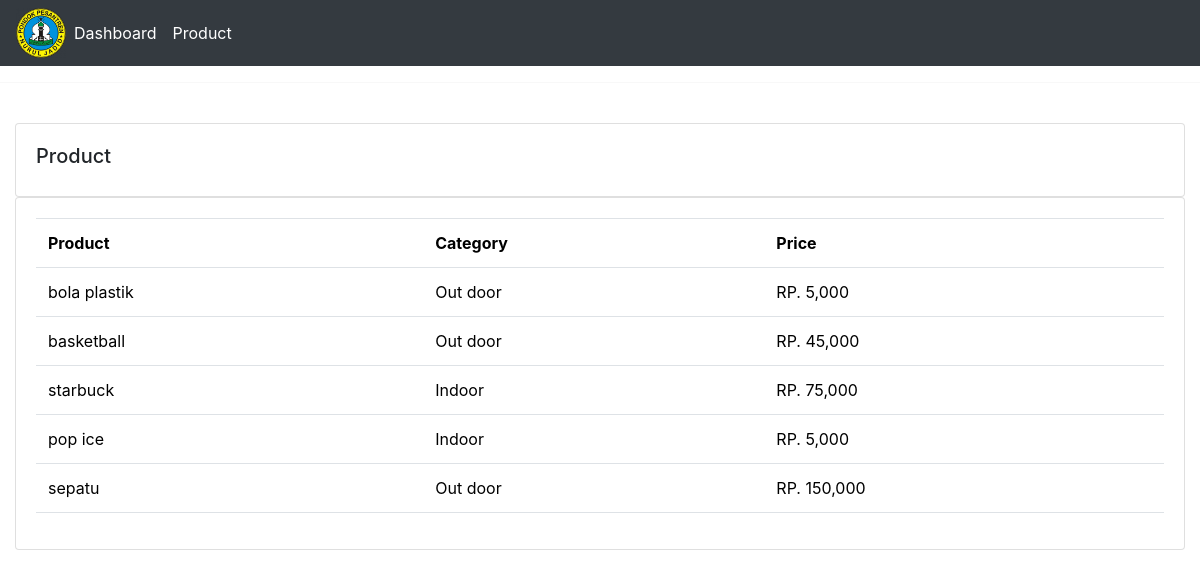
Screenshot of /products/ with the database file from the repository.
### data/models.py (models this page shows, shortened)
class Product(models.Model):
    CATEGORY=(
        ('Indoor', 'Indoor'),
        ('Out door', 'Out door'),
    )
    name = models.CharField(max_length=200, blank=True, null=True)
    price = models.IntegerField(blank=True, null=True)
    category = models.CharField(max_length=200, blank=True, null=True, choices=CATEGORY)
    description = models.CharField(max_length=200, blank=True, null=True)
    date_created = models.DateTimeField(auto_now_add=True, null=True)
    tag = models.ManyToManyField(tag)

### data/views.py (the view)
# urls.py: path('products/', views.products, name='products'),
def products(request):
    list_product = Product.objects.all()
    context = {
        'judul': 'halaman product',
        'menu': 'products',
        'product':list_product,
    }
    return render(request, 'data/product.html', context)

### data/templates/data/product.html
{% extends "data/main.html" %}
{% load humanize %}
{% block content %}
<br>
<div class="container-fluid">
    <div class="row">
        <div class="col-md">
            <div class="card card-body">
                <h5>Product</h5>
            </div>
            <div class="card card-body">
                <table class="table">
                    <tr>
                        <th>Product</th>
                        <th>Category</th>
                        <th>Price</th>
                    </tr>
                    {% for dataproduct in product %}
                    <tr>
                        <td>
                            {{ dataproduct.name }}
                        </td>
                        <td>
                            {{ dataproduct.category }}
                        </td>
                        <td>
                            RP. {{ dataproduct.price|intcomma }}
                        </td>
                    </tr>
                    {% endfor %}
                </table>
            </div>
        </div>
    </div>
</div>
{% endblock content %}

### static/css/main.css (style rules this page uses)
body { background-color: #ebeff5; }

### rows the page displays
Product: name "bola plastik", category "Out door", price "5,000"
Product: name "basketball", category "Out door", price "45,000"
Product: name "starbuck", category "Indoor", price "75,000"
Product: name "pop ice", category "Indoor", price "5,000"
Product: name "sepatu", category "Out door", price "150,000"
